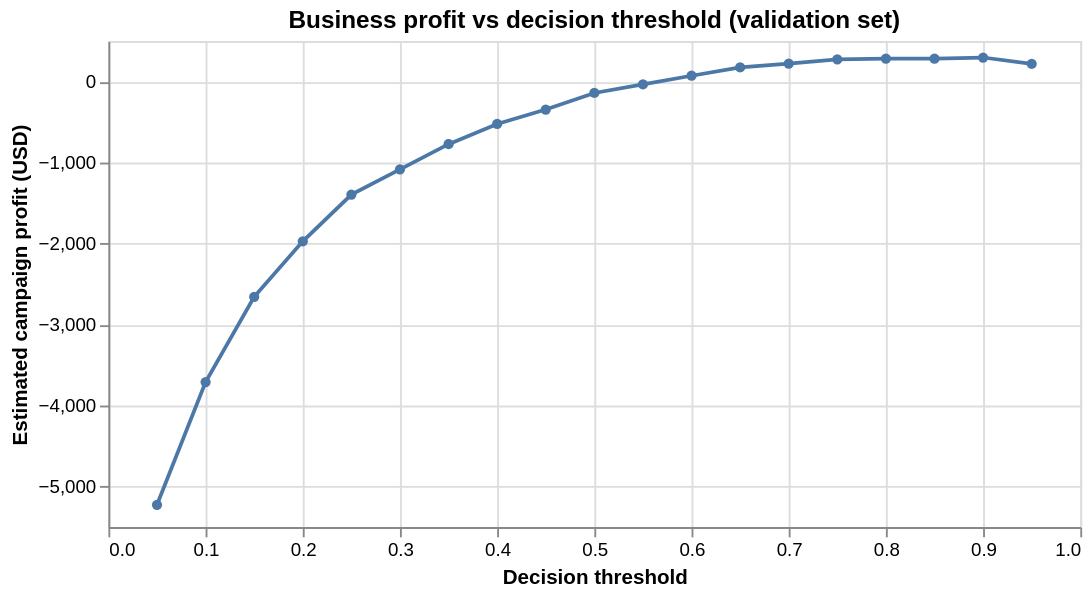

Notebook code for this chart:
### Markdown cell above
### J.5 Business Impact from Current Model Performance

> Provide some analysis on the model impacts from the business point of view

### Code cell
# Translate model performance into business numbers.
# ADJUST these constants to your organisation's actuals before deployment.
COST_PER_CONTACT      = 5.0    # USD per marketed customer
AVG_REORDER_VALUE     = 250.0  # USD avg sub_total of a reorder
MARGIN_RATE           = 0.20   # USD profit per USD revenue
RETENTION_UPLIFT_RATE = 0.15   # share of contacted reorderers whose order is incremental

y_val_proba = model.predict_proba(X_val)[:, 1]
thresholds = np.linspace(0.05, 0.95, 19)
rows = []
for t in thresholds:
    pred = (y_val_proba >= t).astype(int)
    tn, fp, fn, tp = confusion_matrix(y_val_s, pred, labels=[0, 1]).ravel()
    contacts = tp + fp
    revenue_uplift = tp * AVG_REORDER_VALUE * RETENTION_UPLIFT_RATE
    profit = revenue_uplift * MARGIN_RATE - contacts * COST_PER_CONTACT
    rows.append({
        'threshold': round(t, 2), 'tp': tp, 'fp': fp, 'fn': fn, 'tn': tn,
        'precision': tp / (tp + fp) if (tp + fp) > 0 else 0,
        'recall'   : tp / (tp + fn) if (tp + fn) > 0 else 0,
        'contacts' : contacts, 'profit_usd': profit,
    })

biz = pd.DataFrame(rows)
best = biz.loc[biz['profit_usd'].idxmax()]
print(f'Best threshold by profit: {best["threshold"]}  '
      f'profit ${best["profit_usd"]:,.0f}  '
      f'precision {best["precision"]:.2%}  recall {best["recall"]:.2%}')
display(biz.style.format({'precision': '{:.2%}', 'recall': '{:.2%}', 'profit_usd': '${:,.0f}'}))

alt.Chart(biz).mark_line(point=True).encode(
    x=alt.X('threshold:Q', title='Decision threshold'),
    y=alt.Y('profit_usd:Q', title='Estimated campaign profit (USD)'),
    tooltip=['threshold', 'precision', 'recall', 'contacts', 'profit_usd']
).properties(width=520, height=260, title='Business profit vs decision threshold (validation set)')

### Figure 1 — Vega-Lite specification as saved in the notebook (floating-point values rounded to 4 significant figures)
{"config": {"view": {"continuousWidth": 300, "continuousHeight": 300}}, "data": {"name": "data-629975a7b74d2daa3afb8c095736f58c"}, "mark": {"type": "line", "point": true}, "encoding": {"tooltip": [{"field": "threshold", "type": "quantitative"}, {"field": "precision", "type": "quantitative"}, {"field": "recall", "type": "quantitative"}, {"field": "contacts", "type": "quantitative"}, {"field": "profit_usd", "type": "quantitative"}], "x": {"field": "threshold", "title": "Decision threshold", "type": "quantitative"}, "y": {"field": "profit_usd", "title": "Estimated campaign profit (USD)", "type": "quantitative"}}, "height": 260, "title": "Business profit vs decision threshold (validation set)", "width": 520, "$schema": "https://vega.github.io/schema/vega-lite/v5.20.1.json", "datasets": {"data-629975a7b74d2daa3afb8c095736f58c": [{"threshold": 0.05, "tp": 334, "fp": 1212, "fn": 2, "tn": 897, "precision": 0.216, "recall": 0.994, "contacts": 1546, "profit_usd": -5225.0}, {"threshold": 0.1, "tp": 330, "fp": 907, "fn": 6, "tn": 1202, "precision": 0.2668, "recall": 0.9821, "contacts": 1237, "profit_usd": -3710.0}, {"threshold": 0.15, "tp": 325, "fp": 694, "fn": 11, "tn": 1415, "precision": 0.3189, "recall": 0.9673, "contacts": 1019, "profit_usd": -2658.0}, {"threshold": 0.2, "tp": 315, "fp": 552, "fn": 21, "tn": 1557, "precision": 0.3633, "recall": 0.9375, "contacts": 867, "profit_usd": -1972.0}, {"threshold": 0.25, "tp": 308, "fp": 433, "fn": 28, "tn": 1676, "precision": 0.4157, "recall": 0.9167, "contacts": 741, "profit_usd": -1395.0}, {"threshold": 0.3, "tp": 297, "fp": 365, "fn": 39, "tn": 1744, "precision": 0.4486, "recall": 0.8839, "contacts": 662, "profit_usd": -1082.0}, {"threshold": 0.35, "tp": 287, "fp": 298, "fn": 49, "tn": 1811, "precision": 0.4906, "recall": 0.8542, "contacts": 585, "profit_usd": -772.5}, {"threshold": 0.4, "tp": 277, "fp": 243, "fn": 59, "tn": 1866, "precision": 0.5327, "recall": 0.8244, "contacts": 520, "profit_usd": -522.5}, {"threshold": 0.45, "tp": 256, "fp": 197, "fn": 80, "tn": 1912, "precision": 0.5651, "recall": 0.7619, "contacts": 453, "profit_usd": -345.0}, {"threshold": 0.5, "tp": 246, "fp": 151, "fn": 90, "tn": 1958, "precision": 0.6196, "recall": 0.7321, "contacts": 397, "profit_usd": -140.0}, {"threshold": 0.55, "tp": 226, "fp": 120, "fn": 110, "tn": 1989, "precision": 0.6532, "recall": 0.6726, "contacts": 346, "profit_usd": -35.0}, {"threshold": 0.6, "tp": 203, "fp": 87, "fn": 133, "tn": 2022, "precision": 0.7, "recall": 0.6042, "contacts": 290, "profit_usd": 72.5}, {"threshold": 0.65, "tp": 190, "fp": 60, "fn": 146, "tn": 2049, "precision": 0.76, "recall": 0.5655, "contacts": 250, "profit_usd": 175.0}, {"threshold": 0.7, "tp": 179, "fp": 45, "fn": 157, "tn": 2064, "precision": 0.7991, "recall": 0.5327, "contacts": 224, "profit_usd": 222.5}, {"threshold": 0.75, "tp": 172, "fp": 31, "fn": 164, "tn": 2078, "precision": 0.8473, "recall": 0.5119, "contacts": 203, "profit_usd": 275.0}, {"threshold": 0.8, "tp": 159, "fp": 23, "fn": 177, "tn": 2086, "precision": 0.8736, "recall": 0.4732, "contacts": 182, "profit_usd": 282.5}, {"threshold": 0.85, "tp": 145, "fp": 16, "fn": 191, "tn": 2093, "precision": 0.9006, "recall": 0.4315, "contacts": 161, "profit_usd": 282.5}, {"threshold": 0.9, "tp": 127, "fp": 4, "fn": 209, "tn": 2105, "precision": 0.9695, "recall": 0.378, "contacts": 131, "profit_usd": 297.5}, {"threshold": 0.95, "tp": 88, "fp": 0, "fn": 248, "tn": 2109, "precision": 1.0, "recall": 0.2619, "contacts": 88, "profit_usd": 220.0}]}}
